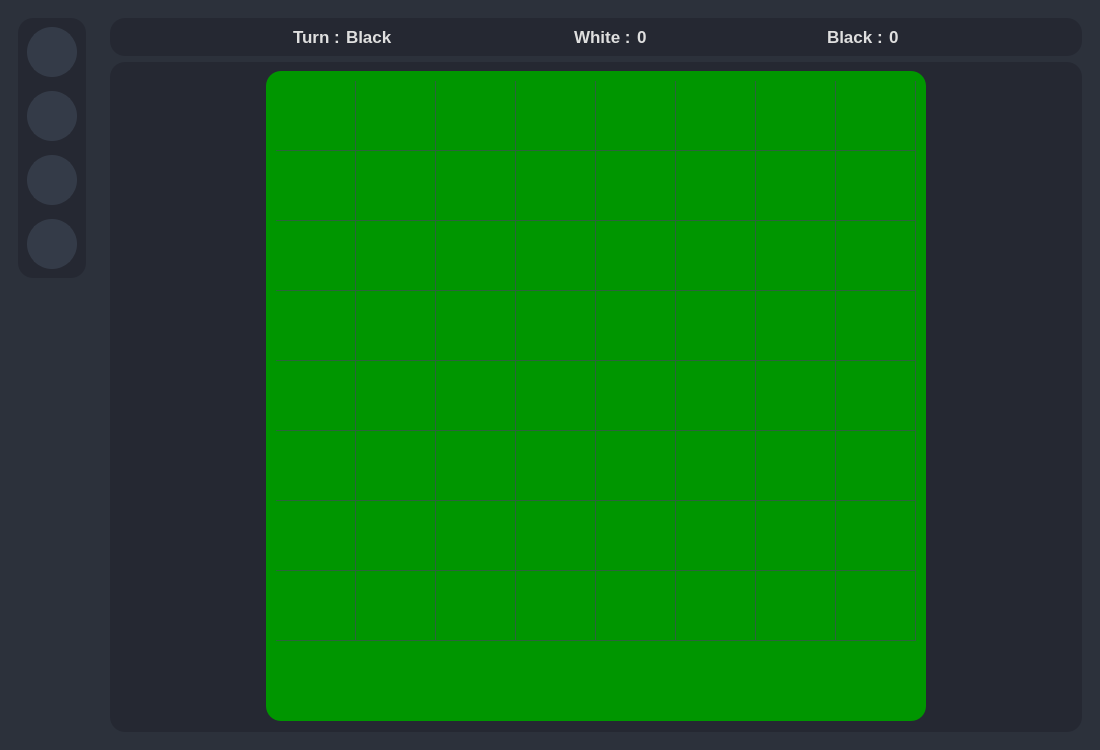
<?xml version="1.0" encoding="UTF-8"?>
<ui version="4.0">
 <class>MainWindow</class>
 <widget class="QMainWindow" name="MainWindow">
  <property name="geometry">
   <rect>
    <x>0</x>
    <y>0</y>
    <width>1100</width>
    <height>750</height>
   </rect>
  </property>
  <property name="minimumSize">
   <size>
    <width>1100</width>
    <height>750</height>
   </size>
  </property>
  <property name="maximumSize">
   <size>
    <width>1100</width>
    <height>750</height>
   </size>
  </property>
  <property name="windowTitle">
   <string>MainWindow</string>
  </property>
  <widget class="QWidget" name="centralwidget">
   <property name="styleSheet">
    <string notr="true">color: rgb(223,223,223);</string>
   </property>
   <layout class="QVBoxLayout" name="verticalLayout">
    <property name="leftMargin">
     <number>0</number>
    </property>
    <property name="topMargin">
     <number>0</number>
    </property>
    <property name="rightMargin">
     <number>0</number>
    </property>
    <property name="bottomMargin">
     <number>0</number>
    </property>
    <item>
     <widget class="QStackedWidget" name="stackedWidget">
      <property name="minimumSize">
       <size>
        <width>0</width>
        <height>0</height>
       </size>
      </property>
      <property name="maximumSize">
       <size>
        <width>16777215</width>
        <height>16777215</height>
       </size>
      </property>
      <property name="styleSheet">
       <string notr="true">QWidget#main_menu_page{
	border-image: url(:/imgs/recourses/imgs/othello_bg_half_trans.png) 0 0 0 0 stretch stretch;
}

</string>
      </property>
      <property name="currentIndex">
       <number>1</number>
      </property>
      <widget class="QWidget" name="main_menu_page">
       <property name="styleSheet">
        <string notr="true">/*PushButton*/
QPushButton {
	border: 2px solid rgb(52, 59, 72);
	background-color: rgb(52, 59, 72);
	color: rgb(223, 223, 223);
	border-radius: 25px;
}
QPushButton:hover {
	background-color: rgb(57, 65, 80);
	border: 2px solid rgb(61, 70, 86);
}
QPushButton:pressed {	
	background-color: rgb(35, 40, 49);
	border: 2px solid rgb(43, 50, 61);
}
</string>
       </property>
       <layout class="QVBoxLayout" name="verticalLayout_2">
        <item alignment="Qt::AlignLeft|Qt::AlignVCenter">
         <widget class="QFrame" name="main_page_frame">
          <property name="styleSheet">
           <string notr="true"/>
          </property>
          <layout class="QVBoxLayout" name="verticalLayout_3">
           <item>
            <widget class="QPushButton" name="main_menu_start_btn">
             <property name="minimumSize">
              <size>
               <width>200</width>
               <height>50</height>
              </size>
             </property>
             <property name="font">
              <font>
               <family>Segoe UI</family>
               <pointsize>10</pointsize>
               <bold>true</bold>
              </font>
             </property>
             <property name="text">
              <string>   START   </string>
             </property>
             <property name="icon">
              <iconset resource="recources.qrc">
               <normaloff>:/icons48x48/recourses/icons/48x48/start_game_ico.png</normaloff>:/icons48x48/recourses/icons/48x48/start_game_ico.png</iconset>
             </property>
             <property name="iconSize">
              <size>
               <width>28</width>
               <height>28</height>
              </size>
             </property>
            </widget>
           </item>
           <item>
            <widget class="QPushButton" name="main_menu_options_btn">
             <property name="minimumSize">
              <size>
               <width>200</width>
               <height>50</height>
              </size>
             </property>
             <property name="font">
              <font>
               <family>Segoe UI</family>
               <pointsize>10</pointsize>
               <italic>false</italic>
               <bold>true</bold>
              </font>
             </property>
             <property name="text">
              <string>  OPTIONS</string>
             </property>
             <property name="icon">
              <iconset resource="recources.qrc">
               <normaloff>:/icons48x48/recourses/icons/48x48/settings_ico.png</normaloff>:/icons48x48/recourses/icons/48x48/settings_ico.png</iconset>
             </property>
             <property name="iconSize">
              <size>
               <width>28</width>
               <height>28</height>
              </size>
             </property>
            </widget>
           </item>
           <item>
            <widget class="QPushButton" name="main_menu_quit_btn">
             <property name="minimumSize">
              <size>
               <width>200</width>
               <height>50</height>
              </size>
             </property>
             <property name="font">
              <font>
               <family>Segoe UI</family>
               <pointsize>10</pointsize>
               <bold>true</bold>
              </font>
             </property>
             <property name="text">
              <string>    QUIT     </string>
             </property>
             <property name="icon">
              <iconset resource="recources.qrc">
               <normaloff>:/icons48x48/recourses/icons/48x48/quit_ico.png</normaloff>:/icons48x48/recourses/icons/48x48/quit_ico.png</iconset>
             </property>
             <property name="iconSize">
              <size>
               <width>28</width>
               <height>28</height>
              </size>
             </property>
            </widget>
           </item>
          </layout>
         </widget>
        </item>
       </layout>
      </widget>
      <widget class="QWidget" name="game_page">
       <property name="styleSheet">
        <string notr="true">/*PushButton*/
QPushButton {
	border: 2px solid rgb(52, 59, 72);
	background-color: rgb(52, 59, 72);
	color: rgb(223, 223, 223);
	border-radius: 25px;
}
QPushButton:hover {
	background-color: rgb(57, 65, 80);
	border: 2px solid rgb(61, 70, 86);
}
QPushButton:pressed {	
	background-color: rgb(35, 40, 49);
	border: 2px solid rgb(43, 50, 61);
}
QWidget#game_page{
	background-color: rgb(44, 49, 59);
}
/*Frame*/
QFrame{
	border-radius: 15px;
	background-color: rgb(37, 40, 50);
}
</string>
       </property>
       <layout class="QHBoxLayout" name="horizontalLayout">
        <item alignment="Qt::AlignLeft">
         <widget class="QWidget" name="side_menu_container_widget" native="true">
          <layout class="QVBoxLayout" name="verticalLayout_6">
           <item>
            <widget class="QFrame" name="side_menu_frame">
             <property name="minimumSize">
              <size>
               <width>0</width>
               <height>0</height>
              </size>
             </property>
             <property name="font">
              <font>
               <bold>true</bold>
              </font>
             </property>
             <property name="frameShape">
              <enum>QFrame::StyledPanel</enum>
             </property>
             <property name="frameShadow">
              <enum>QFrame::Raised</enum>
             </property>
             <layout class="QVBoxLayout" name="verticalLayout_7">
              <property name="spacing">
               <number>14</number>
              </property>
              <item>
               <widget class="QPushButton" name="side_menu_toggle">
                <property name="minimumSize">
                 <size>
                  <width>50</width>
                  <height>50</height>
                 </size>
                </property>
                <property name="maximumSize">
                 <size>
                  <width>50</width>
                  <height>50</height>
                 </size>
                </property>
                <property name="text">
                 <string/>
                </property>
                <property name="icon">
                 <iconset resource="recources.qrc">
                  <normaloff>:/icons48x48/recourses/icons/48x48/dots_ico.png</normaloff>:/icons48x48/recourses/icons/48x48/dots_ico.png</iconset>
                </property>
                <property name="iconSize">
                 <size>
                  <width>28</width>
                  <height>28</height>
                 </size>
                </property>
               </widget>
              </item>
              <item alignment="Qt::AlignTop">
               <widget class="QPushButton" name="side_menu_back_btn">
                <property name="minimumSize">
                 <size>
                  <width>50</width>
                  <height>50</height>
                 </size>
                </property>
                <property name="maximumSize">
                 <size>
                  <width>50</width>
                  <height>50</height>
                 </size>
                </property>
                <property name="font">
                 <font>
                  <bold>true</bold>
                 </font>
                </property>
                <property name="text">
                 <string/>
                </property>
                <property name="icon">
                 <iconset resource="recources.qrc">
                  <normaloff>:/icons48x48/recourses/icons/48x48/arrow_back_ico.png</normaloff>:/icons48x48/recourses/icons/48x48/arrow_back_ico.png</iconset>
                </property>
                <property name="iconSize">
                 <size>
                  <width>28</width>
                  <height>28</height>
                 </size>
                </property>
               </widget>
              </item>
              <item alignment="Qt::AlignTop">
               <widget class="QPushButton" name="side_menu_restart_btn">
                <property name="minimumSize">
                 <size>
                  <width>50</width>
                  <height>50</height>
                 </size>
                </property>
                <property name="maximumSize">
                 <size>
                  <width>50</width>
                  <height>50</height>
                 </size>
                </property>
                <property name="font">
                 <font>
                  <bold>true</bold>
                 </font>
                </property>
                <property name="text">
                 <string/>
                </property>
                <property name="icon">
                 <iconset resource="recources.qrc">
                  <normaloff>:/icons48x48/recourses/icons/48x48/restart_ico.png</normaloff>:/icons48x48/recourses/icons/48x48/restart_ico.png</iconset>
                </property>
                <property name="iconSize">
                 <size>
                  <width>28</width>
                  <height>28</height>
                 </size>
                </property>
               </widget>
              </item>
              <item alignment="Qt::AlignTop">
               <widget class="QPushButton" name="side_menu_quit_btn">
                <property name="minimumSize">
                 <size>
                  <width>50</width>
                  <height>50</height>
                 </size>
                </property>
                <property name="maximumSize">
                 <size>
                  <width>50</width>
                  <height>50</height>
                 </size>
                </property>
                <property name="font">
                 <font>
                  <bold>true</bold>
                 </font>
                </property>
                <property name="text">
                 <string/>
                </property>
                <property name="icon">
                 <iconset resource="recources.qrc">
                  <normaloff>:/icons48x48/recourses/icons/48x48/quit_ico.png</normaloff>:/icons48x48/recourses/icons/48x48/quit_ico.png</iconset>
                </property>
                <property name="iconSize">
                 <size>
                  <width>28</width>
                  <height>28</height>
                 </size>
                </property>
               </widget>
              </item>
             </layout>
            </widget>
           </item>
           <item>
            <spacer name="verticalSpacer">
             <property name="orientation">
              <enum>Qt::Vertical</enum>
             </property>
             <property name="sizeHint" stdset="0">
              <size>
               <width>20</width>
               <height>455</height>
              </size>
             </property>
            </spacer>
           </item>
          </layout>
         </widget>
        </item>
        <item>
         <widget class="QWidget" name="game_content_container_widget" native="true">
          <property name="sizePolicy">
           <sizepolicy hsizetype="Expanding" vsizetype="Preferred">
            <horstretch>0</horstretch>
            <verstretch>0</verstretch>
           </sizepolicy>
          </property>
          <layout class="QVBoxLayout" name="verticalLayout_8">
           <item>
            <widget class="QFrame" name="game_info_frame">
             <property name="maximumSize">
              <size>
               <width>16777215</width>
               <height>70</height>
              </size>
             </property>
             <property name="frameShape">
              <enum>QFrame::StyledPanel</enum>
             </property>
             <property name="frameShadow">
              <enum>QFrame::Raised</enum>
             </property>
             <layout class="QHBoxLayout" name="horizontalLayout_2">
              <item>
               <spacer name="horizontalSpacer_3">
                <property name="orientation">
                 <enum>Qt::Horizontal</enum>
                </property>
                <property name="sizeHint" stdset="0">
                 <size>
                  <width>40</width>
                  <height>20</height>
                 </size>
                </property>
               </spacer>
              </item>
              <item>
               <layout class="QHBoxLayout" name="horizontalLayout_6">
                <item>
                 <widget class="QLabel" name="label_9">
                  <property name="font">
                   <font>
                    <family>Segoe UI</family>
                    <pointsize>13</pointsize>
                    <bold>true</bold>
                   </font>
                  </property>
                  <property name="text">
                   <string>Turn :</string>
                  </property>
                 </widget>
                </item>
                <item>
                 <widget class="QLabel" name="turn_label">
                  <property name="font">
                   <font>
                    <family>Segoe UI</family>
                    <pointsize>13</pointsize>
                    <bold>true</bold>
                   </font>
                  </property>
                  <property name="text">
                   <string>Black</string>
                  </property>
                 </widget>
                </item>
               </layout>
              </item>
              <item>
               <spacer name="horizontalSpacer">
                <property name="orientation">
                 <enum>Qt::Horizontal</enum>
                </property>
                <property name="sizeHint" stdset="0">
                 <size>
                  <width>118</width>
                  <height>20</height>
                 </size>
                </property>
               </spacer>
              </item>
              <item>
               <layout class="QHBoxLayout" name="horizontalLayout_5">
                <item>
                 <widget class="QLabel" name="label_7">
                  <property name="font">
                   <font>
                    <family>Segoe UI</family>
                    <pointsize>13</pointsize>
                    <bold>true</bold>
                   </font>
                  </property>
                  <property name="text">
                   <string>White :</string>
                  </property>
                 </widget>
                </item>
                <item>
                 <widget class="QLabel" name="white_score_label">
                  <property name="font">
                   <font>
                    <family>Segoe UI</family>
                    <pointsize>13</pointsize>
                    <bold>true</bold>
                   </font>
                  </property>
                  <property name="text">
                   <string>0</string>
                  </property>
                 </widget>
                </item>
               </layout>
              </item>
              <item>
               <spacer name="horizontalSpacer_2">
                <property name="orientation">
                 <enum>Qt::Horizontal</enum>
                </property>
                <property name="sizeHint" stdset="0">
                 <size>
                  <width>118</width>
                  <height>20</height>
                 </size>
                </property>
               </spacer>
              </item>
              <item>
               <layout class="QHBoxLayout" name="horizontalLayout_4">
                <item>
                 <widget class="QLabel" name="label_5">
                  <property name="font">
                   <font>
                    <family>Segoe UI</family>
                    <pointsize>13</pointsize>
                    <bold>true</bold>
                   </font>
                  </property>
                  <property name="text">
                   <string>Black :</string>
                  </property>
                 </widget>
                </item>
                <item>
                 <widget class="QLabel" name="black_score_label">
                  <property name="font">
                   <font>
                    <family>Segoe UI</family>
                    <pointsize>13</pointsize>
                    <bold>true</bold>
                   </font>
                  </property>
                  <property name="text">
                   <string>0</string>
                  </property>
                 </widget>
                </item>
               </layout>
              </item>
              <item>
               <spacer name="horizontalSpacer_4">
                <property name="orientation">
                 <enum>Qt::Horizontal</enum>
                </property>
                <property name="sizeHint" stdset="0">
                 <size>
                  <width>40</width>
                  <height>20</height>
                 </size>
                </property>
               </spacer>
              </item>
             </layout>
            </widget>
           </item>
           <item>
            <widget class="QFrame" name="board_frame">
             <property name="frameShape">
              <enum>QFrame::StyledPanel</enum>
             </property>
             <property name="frameShadow">
              <enum>QFrame::Raised</enum>
             </property>
             <layout class="QHBoxLayout" name="horizontalLayout_3">
              <property name="leftMargin">
               <number>0</number>
              </property>
              <property name="rightMargin">
               <number>0</number>
              </property>
              <property name="bottomMargin">
               <number>11</number>
              </property>
              <item>
               <widget class="QTableWidget" name="board_table_widget">
                <property name="maximumSize">
                 <size>
                  <width>660</width>
                  <height>16777215</height>
                 </size>
                </property>
                <property name="styleSheet">
                 <string notr="true">QTableWidget {
	background-color: rgb(0, 150, 0);
	color: rgb(223, 223, 223);
	padding: 10px;
	gridline-color: rgb(44, 100, 59);
}

QTableWidget::item:selected{
	background-color: transparent;
}

</string>
                </property>
                <property name="frameShape">
                 <enum>QFrame::NoFrame</enum>
                </property>
                <property name="frameShadow">
                 <enum>QFrame::Sunken</enum>
                </property>
                <attribute name="horizontalHeaderVisible">
                 <bool>false</bool>
                </attribute>
                <attribute name="horizontalHeaderMinimumSectionSize">
                 <number>80</number>
                </attribute>
                <attribute name="horizontalHeaderDefaultSectionSize">
                 <number>80</number>
                </attribute>
                <attribute name="verticalHeaderVisible">
                 <bool>false</bool>
                </attribute>
                <attribute name="verticalHeaderMinimumSectionSize">
                 <number>70</number>
                </attribute>
                <attribute name="verticalHeaderDefaultSectionSize">
                 <number>70</number>
                </attribute>
                <row>
                 <property name="text">
                  <string>New Row</string>
                 </property>
                </row>
                <row>
                 <property name="text">
                  <string>New Row</string>
                 </property>
                </row>
                <row>
                 <property name="text">
                  <string>New Row</string>
                 </property>
                </row>
                <row>
                 <property name="text">
                  <string>New Row</string>
                 </property>
                </row>
                <row>
                 <property name="text">
                  <string>New Row</string>
                 </property>
                </row>
                <row>
                 <property name="text">
                  <string>New Row</string>
                 </property>
                </row>
                <row>
                 <property name="text">
                  <string>New Row</string>
                 </property>
                </row>
                <row>
                 <property name="text">
                  <string>New Row</string>
                 </property>
                </row>
                <column>
                 <property name="text">
                  <string>New Column</string>
                 </property>
                </column>
                <column>
                 <property name="text">
                  <string>New Column</string>
                 </property>
                </column>
                <column>
                 <property name="text">
                  <string>New Column</string>
                 </property>
                </column>
                <column>
                 <property name="text">
                  <string>New Column</string>
                 </property>
                </column>
                <column>
                 <property name="text">
                  <string>New Column</string>
                 </property>
                </column>
                <column>
                 <property name="text">
                  <string>New Column</string>
                 </property>
                </column>
                <column>
                 <property name="text">
                  <string>New Column</string>
                 </property>
                </column>
                <column>
                 <property name="text">
                  <string>New Column</string>
                 </property>
                </column>
               </widget>
              </item>
             </layout>
            </widget>
           </item>
          </layout>
         </widget>
        </item>
       </layout>
      </widget>
      <widget class="QWidget" name="options_page"/>
     </widget>
    </item>
   </layout>
  </widget>
 </widget>
 <resources>
  <include location="recources.qrc"/>
 </resources>
 <connections/>
</ui>
